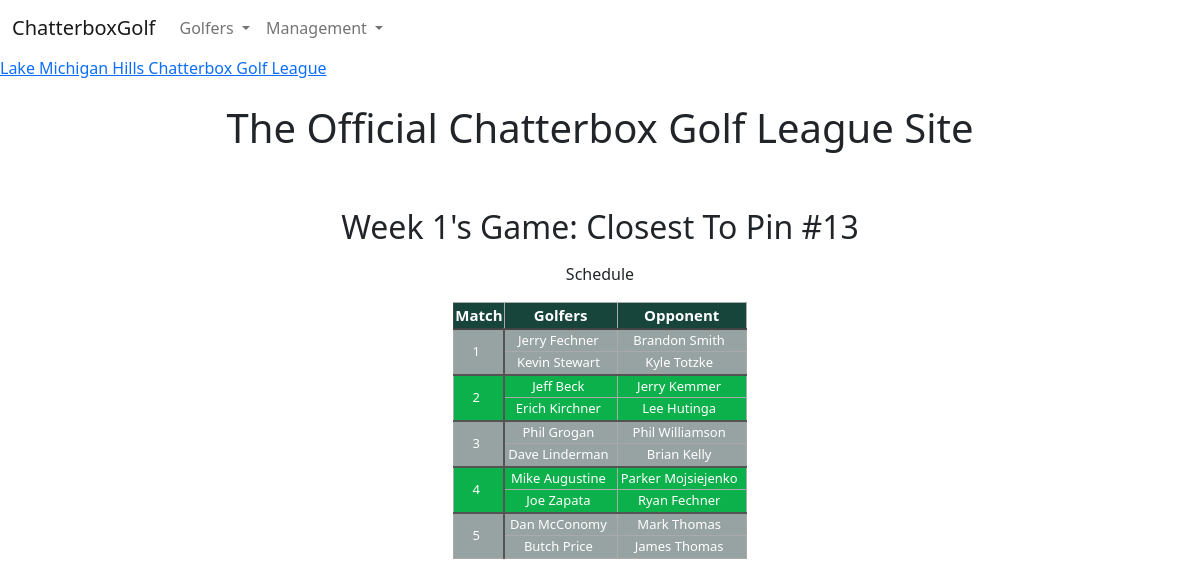
The page / on the database its author committed.
### main/models.py (models this page shows, shortened)
class Week(models.Model):
    season = models.ForeignKey(Season, on_delete=models.CASCADE)
    date = models.DateTimeField(default=timezone.now)
    rained_out = models.BooleanField()
    number = models.IntegerField()
    is_front = models.BooleanField()

class Game(models.Model):
    name = models.CharField(max_length=80)
    desc = models.TextField(max_length=480)
    week = models.ForeignKey(Week, on_delete=models.CASCADE, null=True)

class Golfer(models.Model):
    name = models.CharField(max_length=40)

### main/views.py (the view)
# urls.py: path('', include('main.urls')),
def main(request):
    season = get_current_season()
    last_week = get_last_week()
    next_week = get_next_week()
    if season:
        initialized = True
    else:
        initialized = False
    if initialized:
        if next_week:
            next_game = get_game(next_week)
            next_week_schedule = get_schedule(next_week)
        else:
            next_game = None
            next_week_schedule = None
        if last_week:
            last_game = get_game(last_week)
            is_second_half = last_week.number > 8
            if last_game:
                game_winners = get_game_winners(last_game)
                if game_winners:
                    game_winner_payout = (GameEntry.objects.filter(week=last_week).count() * 2) / len(game_winners)
                else:
                    game_winner_payout = 0
            else:
                game_winners = None
                game_winner_payout = 0
        else:
            last_game = None
            game_winners = None
            game_winner_payout = 0
            is_second_half = False
        lastGameWinner = []
        season_golfers = Golfer.objects.filter(team__season=season)
        context = {
            'initialized': initialized,
            'next_week': next_week,
            'last_week': last_week,
            'next_game': next_game,
            'last_game': last_game,
            'game_winners': game_winners,
            'game_winner_payout': game_winner_payout,
            'next_week_schedule': next_week_schedule,
            'firstHalfStandings': [],
            'secondHalfStandings': [],
            'fullStandings': [],
            'is_second_half': is_second_half,
            'unestablished': [],
            'season_golfers': season_golfers,
        }
    else:
        context = {
            'initialized': initialized,
        }
    return render(request, 'main.html', context)

### main/helper.py (called while the page is built)
def get_game(week):
    if Game.objects.filter(week=week).exists():
        game = Game.objects.get(week=week)
    else:
        game = None
    return game

def get_current_season():
    now = datetime.now()
    if Season.objects.filter(year=now.year).exists():
        season = Season.objects.get(year=now.year)
    else:
        season = False
    return season

def get_last_week():
    current_season = get_current_season()
    if not current_season:
        return None
    else:
        weeks = Week.objects.filter(season=current_season, date__lt=timezone.now()).order_by('-date')
        for week in weeks:
            if Score.objects.filter(week=week).exists():
                return week
        return None

def get_next_week():
    current_season = get_current_season()
    if not current_season:
        return None
    else:
        weeks = Week.objects.filter(season=current_season, date__lt=timezone.now() + timedelta(weeks=1)).order_by('-date')
        for week in weeks:
            if Week.objects.filter(season=current_season, date=week.date - timedelta(weeks=1)).exists():
                last_week = Week.objects.get(season=current_season, date=week.date - timedelta(weeks=1))
                if Score.objects.filter(week=last_week).exists():
                    return week
            else:
                return week
        return None

### main/templates/main.html (shortened to what this page needs)
{% extends "base.html" %}
{% load static %}
{% block page_content %}
<a class="weatherwidget-io" href="https://forecast7.com/en/42d12n86d45/benton-harbor/?unit=us" data-label_1="Lake Michigan Hills" data-label_2="Chatterbox Golf League" data-theme="original">Lake Michigan Hills Chatterbox Golf League</a>
<div class="container">
  <div class="row text-center p-4">
    <h1>The Official Chatterbox Golf League Site</h1>
  </div>
  <div class="row text-center">
    <br>
  </div>
  {% if initialized %}
    {% if next_game %}
    <div class="row mb-2 text-center">
      <h2 class="text-center mb-2">Week {{ next_week.number }}'s Game: {{ next_game.name }}</h2>
    </div>
    {% endif %}
    {% if next_week_schedule %}
    <div class="row">
        <p class="text-center">Schedule</p>
        <table id="schedule">
          <thead>
            <tr>
              <th>Match</th>
              <th>Golfers</th>
              <th>Opponent</th>
            </tr>
          </thead>
          <tbody>
            {% for matchup in next_week_schedule %}
              <tr>
                <td class="team" rowspan="2">{{ forloop.counter }}</td>
                <td class="name">{{ matchup.high_match.0 }}</td>
                <td class="name">{{ matchup.high_match.1 }}</td>
              </tr>
              <tr>
                <td class="name">{{ matchup.low_match.0 }}</td>
                <td class="name">{{ matchup.low_match.1 }}</td>
              </tr>
            {% endfor %}
          </tbody>
        </table>
    </div>
    {% else %}
      <div>
        <p class="text-center">The schedule is not entered yet.</p>
      </div>
    {% endif %}
  {% else %}
    <div class="row text-center">
      <h2 class="text-center">The Season Has Not Started</h2>
      <p>Check back soon for the start of the season</p>
    </div>
  {% endif %}
</div>
{% endblock %}

### main/templates/base.html (shortened to what this page needs)
{% load static %}
<!doctype html>
<html lang="en">
<head>
  <link href="https://cdn.jsdelivr.net/npm/bootstrap@5.2.3/dist/css/bootstrap.min.css" rel="stylesheet">
  <link rel="stylesheet" href="{% static 'css/main.css' %}">
</head>
<body>
  <nav class="navbar navbar-expand-lg navbar-light bg-body-tertiary">
    <div class="container-fluid">
      <a class="navbar-brand" href="{% url 'main' %}">ChatterboxGolf</a>
      <div class="collapse navbar-collapse" id="navbarSupportedContent">
        <ul class="navbar-nav me-auto mb-2 mb-lg-0">
          <li class="nav-item dropdown">
            <a class="nav-link dropdown-toggle" href="#" role="button" data-bs-toggle="dropdown" aria-expanded="false">
              Golfers
            </a>
          </li>
          <li class="nav-item dropdown">
            <a class="nav-link dropdown-toggle" href="#" role="button" data-bs-toggle="dropdown" aria-expanded="false">
              Management
            </a>
          </li>
      </div>
    </div>
  </nav>
  {% block page_content %}
  {% endblock %}
</body>
</html>

### static/css/main.css (style rules this page uses)
#schedule tr:nth-child(4n+3) { background-color: #0DB14B; border-top: 2px solid #545454; }
#schedule tr:nth-child(4n+4) { background-color: #0DB14B; }
#schedule tr:nth-child(4n+5) { border-top: 2px solid #545454; }
#schedule { text-align: center; width: auto; border: 1px solid #444444; background-color: #97A2A2; border-collapse: collapse; margin-left: auto; margin-right: auto; }
#schedule tr { color: #FFFFFF; }
#schedule td, table th { border: 1px solid #AAAAAA; }
#schedule td.name { padding-left: 3px; padding-right: 8px; }
#schedule td.team { padding-left: 3px; padding-right: 8px; border-right: 2px solid #545454; text-align: center; }
#schedule tbody td { font-size: 13px; }
#schedule thead { background: #18453B; border-bottom: 2px solid #444444; text-align: center; }
#schedule thead th { font-size: 15px; font-weight: bold; color: #FFFFFF; }
#schedule thead th:first-child { border-left: none; }
#weekscores td, table th { border: 1px solid #AAAAAA; }
#standings td, table th { border: 1px solid #AAAAAA; }

### rows shown on the page
Week: number "1"
Game: name "Closest To Pin #13"
Golfer: high_match.0 "Jerry Fechner"
Golfer: high_match.1 "Brandon Smith"
Golfer: low_match.0 "Kevin Stewart"
Golfer: low_match.1 "Kyle Totzke"
Golfer: high_match.0 "Jeff Beck"
Golfer: high_match.1 "Jerry Kemmer"
Golfer: low_match.0 "Erich Kirchner"
Golfer: low_match.1 "Lee Hutinga"
Golfer: high_match.0 "Phil Grogan"
Golfer: high_match.1 "Phil Williamson"
Golfer: low_match.0 "Dave Linderman"
Golfer: low_match.1 "Brian Kelly"
Golfer: high_match.0 "Mike Augustine"
Golfer: high_match.1 "Parker Mojsiejenko"
Golfer: low_match.0 "Joe Zapata"
Golfer: low_match.1 "Ryan Fechner"
Golfer: high_match.0 "Dan McConomy"
Golfer: high_match.1 "Mark Thomas"
Golfer: low_match.0 "Butch Price"
Golfer: low_match.1 "James Thomas"
